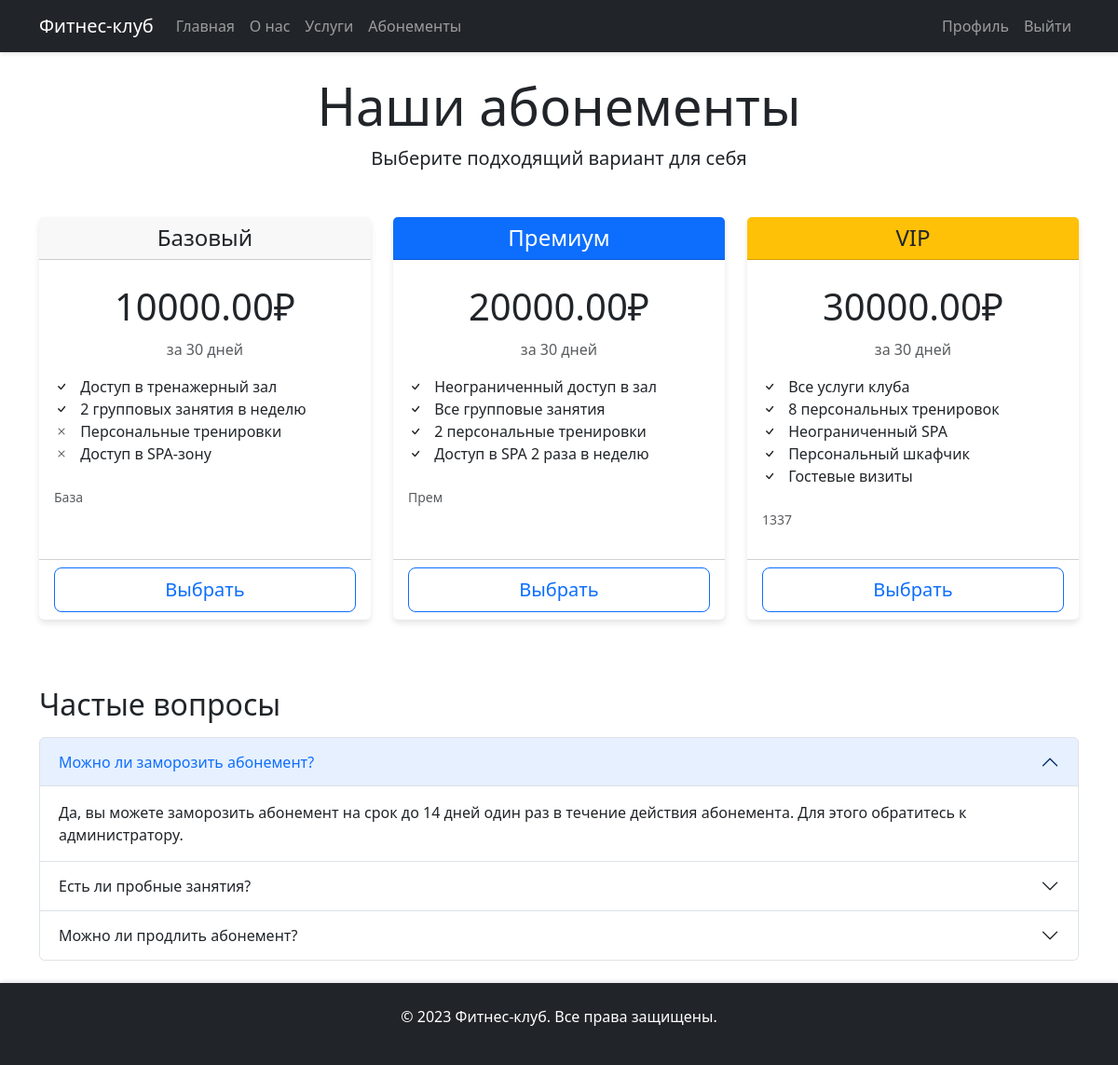
/memberships/ (signed in), run on the app's committed database.
### club/models.py (models this page shows, shortened)
class Membership(models.Model):
    MEMBERSHIP_TYPES = [
        ('BASIC', 'Базовый'),
        ('PREMIUM', 'Премиум'),
        ('VIP', 'VIP'),
    ]
    name = models.CharField(max_length=100, choices=MEMBERSHIP_TYPES, default='BASIC')
    price = models.DecimalField(max_digits=10, decimal_places=2)
    duration_days = models.IntegerField()
    description = models.TextField()

### club/views.py (the view)
# urls.py: path('memberships/', club_views.membership_list, name='memberships'),
@login_required
def membership_list(request):
    memberships = Membership.objects.all()
    return render(request, 'club/memberships.html', {'memberships': memberships})

### club/templates/club/memberships.html (shortened to what this page needs)
{% extends 'club/base.html' %}
{% load static %}
{% block content %}
<div class="text-center mb-5">
    <h1 class="display-4">Наши абонементы</h1>
    <p class="lead">Выберите подходящий вариант для себя</p>
</div>
<div class="row">
    {% for membership in memberships %}
    <div class="col-md-4 mb-4">
        <div class="card h-100 {% if membership.name == 'PREMIUM' %}border-primary{% elif membership.name == 'VIP' %}border-warning{% endif %}">
            <div class="card-header {% if membership.name == 'PREMIUM' %}bg-primary text-white{% elif membership.name == 'VIP' %}bg-warning{% endif %}">
                <h4 class="my-0 fw-normal text-center">{{ membership.get_name_display }}</h4>
            </div>
            <div class="card-body">
                <h1 class="card-title pricing-card-title text-center">{{ membership.price }}₽</h1>
                <p class="text-muted text-center">за {{ membership.duration_days }} дней</p>
                <ul class="list-unstyled mt-3 mb-4">
                    {% if membership.name == 'BASIC' %}
                        <li><i class="bi bi-check me-2"></i> Доступ в тренажерный зал</li>
                        <li><i class="bi bi-check me-2"></i> 2 групповых занятия в неделю</li>
                        <li><i class="bi bi-x me-2 text-muted"></i> Персональные тренировки</li>
                        <li><i class="bi bi-x me-2 text-muted"></i> Доступ в SPA-зону</li>
                    {% elif membership.name == 'PREMIUM' %}
                        <li><i class="bi bi-check me-2"></i> Неограниченный доступ в зал</li>
                        <li><i class="bi bi-check me-2"></i> Все групповые занятия</li>
                        <li><i class="bi bi-check me-2"></i> 2 персональные тренировки</li>
                        <li><i class="bi bi-check me-2"></i> Доступ в SPA 2 раза в неделю</li>
                    {% elif membership.name == 'VIP' %}
                        <li><i class="bi bi-check me-2"></i> Все услуги клуба</li>
                        <li><i class="bi bi-check me-2"></i> 8 персональных тренировок</li>
                        <li><i class="bi bi-check me-2"></i> Неограниченный SPA</li>
                        <li><i class="bi bi-check me-2"></i> Персональный шкафчик</li>
                        <li><i class="bi bi-check me-2"></i> Гостевые визиты</li>
                    {% endif %}
                </ul>
                <p class="text-muted small">{{ membership.description }}</p>
            </div>
            <div class="card-footer bg-transparent">
                {% if user.is_authenticated %}
                    <form method="POST" action="{% url 'profile' %}">
                        <button type="submit" class="btn btn-lg btn-outline-primary w-100">
                            Выбрать
                        </button>
                    </form>
                {% else %}
                    <a href="{% url 'register' %}" class="btn btn-lg btn-outline-primary w-100">
                        Зарегистрироваться
                    </a>
                {% endif %}
            </div>
        </div>
    </div>
    {% endfor %}
</div>
<div class="mt-5">
    <h2>Частые вопросы</h2>
    <div class="accordion mt-3" id="faqAccordion">
        <div class="accordion-item">
            <h3 class="accordion-header" id="headingOne">
                <button class="accordion-button" type="button" data-bs-toggle="collapse" data-bs-target="#collapseOne">
                    Можно ли заморозить абонемент?
                </button>
            </h3>
            <div id="collapseOne" class="accordion-collapse collapse show" data-bs-parent="#faqAccordion">
                <div class="accordion-body">
                    Да, вы можете заморозить абонемент на срок до 14 дней один раз в течение действия абонемента. Для этого обратитесь к администратору.
                </div>
            </div>
        </div>
        <div class="accordion-item">
            <h3 class="accordion-header" id="headingTwo">
                <button class="accordion-button collapsed" type="button" data-bs-toggle="collapse" data-bs-target="#collapseTwo">
                    Есть ли пробные занятия?
                </button>
            </h3>
        </div>
        <div class="accordion-item">
            <h3 class="accordion-header" id="headingThree">
                <button class="accordion-button collapsed" type="button" data-bs-toggle="collapse" data-bs-target="#collapseThree">
                    Можно ли продлить абонемент?
                </button>
            </h3>
        </div>
    </div>
</div>
{% endblock %}

### club/templates/club/base.html (shortened to what this page needs)
{% load static %}
<!DOCTYPE html>
<html lang="ru">
<head>
    <link href="https://cdn.jsdelivr.net/npm/bootstrap@5.3.0/dist/css/bootstrap.min.css" rel="stylesheet">
    <link rel="stylesheet" href="https://cdn.jsdelivr.net/npm/bootstrap-icons@1.10.0/font/bootstrap-icons.css">
    <link rel="stylesheet" href="{% static 'club/css/style.css' %}">
</head>
<body>
    <nav class="navbar navbar-expand-lg navbar-dark bg-dark">
        <div class="container">
            <a class="navbar-brand" href="{% url 'home' %}">Фитнес-клуб</a>
            <div class="collapse navbar-collapse" id="navbarNav">
                <ul class="navbar-nav me-auto">
                    <li class="nav-item">
                        <a class="nav-link" href="{% url 'home' %}">Главная</a>
                    </li>
                    <li class="nav-item">
                        <a class="nav-link" href="{% url 'about' %}">О нас</a>
                    </li>
                    <li class="nav-item">
                        <a class="nav-link" href="{% url 'services' %}">Услуги</a>
                    </li>
                    <li class="nav-item">
                        <a class="nav-link" href="{% url 'memberships' %}">Абонементы</a>
                    </li>
                </ul>
                <ul class="navbar-nav">
                    {% if user.is_authenticated %}
                        <li class="nav-item">
                            <a class="nav-link" href="{% url 'profile' %}">Профиль</a>
                        </li>
                        <li class="nav-item">
                            <a class="nav-link" href="{% url 'logout' %}">Выйти</a>
                        </li>
                    {% endif %}
                </ul>
            </div>
        </div>
    </nav>
    <main class="container my-4">
        {% block content %}{% endblock %}
    </main>
    <footer class="bg-dark text-white py-4 mt-4">
        <div class="container text-center">
            <p>&copy; 2023 Фитнес-клуб. Все права защищены.</p>
        </div>
    </footer>
</body>
</html>

### club/static/club/css/style.css (style rules this page uses)
.card { transition: transform 0.3s; border: none; box-shadow: 0 4px 6px rgba(0, 0, 0, 0.1); }
.navbar { box-shadow: 0 2px 4px rgba(0, 0, 0, 0.1); }
footer { box-shadow: 0 -2px 4px rgba(0, 0, 0, 0.1); }
.pricing-card-title { font-size: 2.5rem; margin: 10px 0; }
.card-header h4 { font-weight: 600; }
.card { animation: fadeIn 0.5s ease-out; }
.accordion-button:not(.collapsed) { background-color: rgba(13, 110, 253, 0.1); color: #0d6efd; }

### data on the page
Membership: name "Базовый", price "10000.00", duration_days "30", shows "Доступ в тренажерный зал", description "База"
Membership: name "Премиум", price "20000.00", duration_days "30", shows "Неограниченный доступ в зал", description "Прем"
Membership: name "VIP", price "30000.00", duration_days "30", shows "Все услуги клуба", description "1337"
